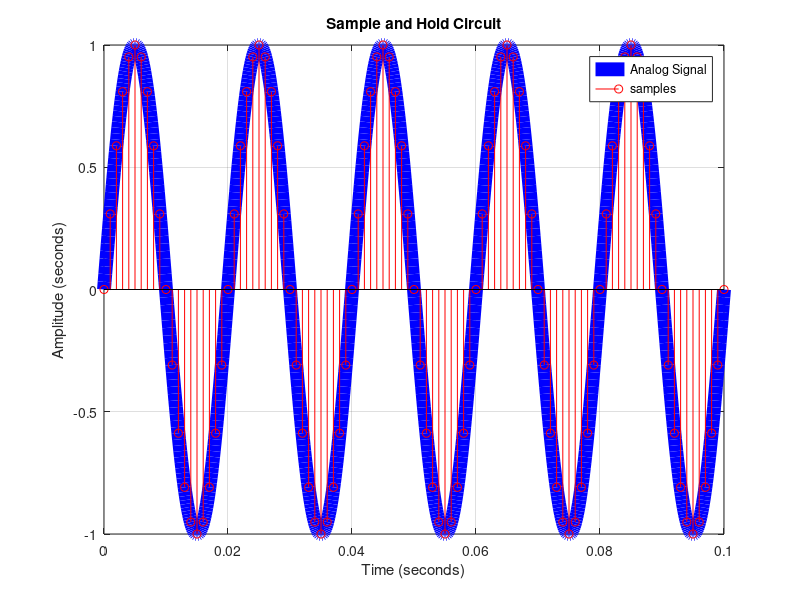

Here is the MATLAB script that generated this plot:
% fuck electrical engineering



clc; % clears the command window
clear; % clears the variable storage
close all; % cloes any open plots and stuff

t = 0:0.0001:0.1; % start:step:=end

x = sin(2*pi*50*t);

Fs = 1000;
Ts = 1 / Fs;

n = 0:Ts:0.1;

figure;
xs = sin(2*pi*50*n); % pi, sin are builtin
plot(t,x,'blue', 'LineWidth',10);

hold on;
stem(n,xs,'red');


% some graph stuff
grid on;
xlabel('Time (seconds)');
ylabel('Amplitude (seconds)');
title("Sample and Hold Circuit");

% legend follows the order from above what is plotted which is nice i think
legend("Analog Signal",  "samples", "S/H outout");

pause;


